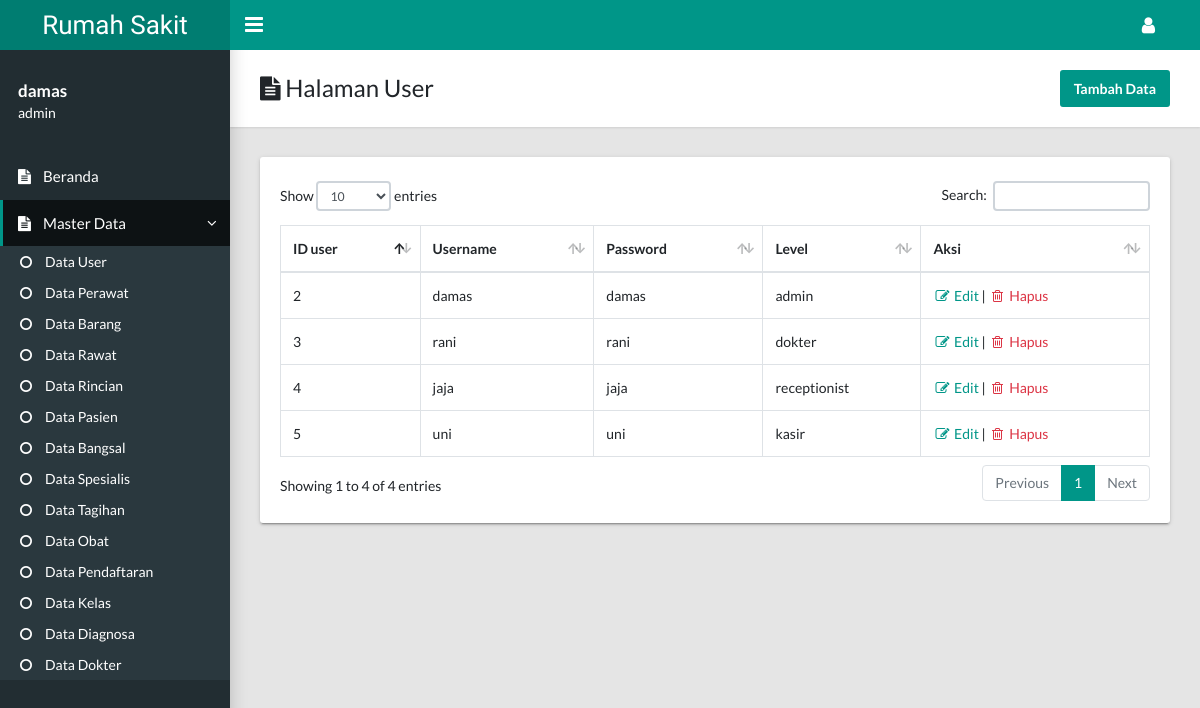
/user (signed in), run on the app's committed database.
### tables this page shows
CREATE TABLE `user` (
  `id_user` int(11) NOT NULL,
  `username` varchar(45) NOT NULL,
  `password` varchar(45) DEFAULT NULL,
  `level` enum('admin','dokter','receptionist','kasir') DEFAULT NULL
);

### app/core/Controler.php (called while the page is built, shortened)
<?php
class Controler{
	public function view($view, $data = [])
	{
		require_once 'app/views/' . $view . '.php';
	}
	public function model($model)
	{
		return new $model;
	}
}

### app/controlers/User.php (called while the page is built, shortened)
<?php
class User extends Controler{
	public function index()
	{
		$data['judul'] = 'Halaman User';
		$data['user'] = $this->model('User_model')->getDataUser();
		$this->view('user/user',$data);
	}
}

### app/core/App.php (called while the page is built, shortened)
<?php
class App{
	protected $method = 'index';
	protected $params = [];
	public function __construct()
	{
		$this->controler = new $this->controler;
		call_user_func_array([$this->controler,$this->method], $this->params);
	}
}

### index.php (called while the page is built, shortened)
<?php
$app = new App;

### app/core/Database.php (called while the page is built, shortened)
<?php
class Database{
	private $host = DB_HOST;
	private $user = DB_USER;
	private $pass = DB_PASS;
	private $db_name = DB_NAME;
	private $dbh;
	private $stm;
	public function __construct()
	{
		$dsn = 'mysql:host=' . $this->host. ';dbname=' . $this->db_name;
		try {
			$this->dbh = new PDO($dsn, $this->user, $this->pass);
		}catch(PDOException $e){
			die($e->getMessage());
		}
	}
	public function query($query)
	{
		$this->stm = $this->dbh->prepare($query);
	}
	public function execute()
	{
		$this->stm->execute();
	}
	public function resultSet()
	{
		$this->execute();
		return $this->stm->fetchAll(PDO::FETCH_ASSOC);
	}
}

### app/models/User_model.php (called while the page is built, shortened)
<?php
class User_model {
	private $table = 'user';
	private $db;
	public function __construct()
	{
		$this->db = new Database;
	}
	public function getDataUser()
	{
		$this->db->query('SELECT * FROM '. $this->table);
		return $this->db->resultSet();
	}
}

### app/views/user/user.php (the view, shortened to what this page needs)
<main class="app-content">
      <div class="app-title">
        <div>
          <h1><i class="fa fa-file-text"></i> <?= $data['judul'] ?></h1>
        </div>
        <ul class="app-breadcrumb breadcrumb">
              <button type="button" class="btn btn-primary" data-toggle="modal" data-target="#modalBox">
                Tambah Data
              </button>
        </ul>
      </div>
      <div class="row">
        <div class="col-md-12">
          <div class="tile">
            <div class="tile-body">
              <div class="mb-1">
              </div>
              <table class="table table-hover table-bordered" id="tabel">
                  <thead>
                    <tr>
                      <th>ID user</th>
                      <th>Username</th>
                      <th>Password</th>
                      <th>Level</th>
                      <th>Aksi</th>
                    </tr>
                  </thead>
                  <tbody>
                  <?php foreach ($data['user'] as $user): ?>
                    <tr>
                      <td><?php echo $user['id_user']; ?></td>
                      <td><?php echo $user['username']; ?></td>
                      <td><?php echo $user['password']; ?></td>
                      <td><?php echo $user['level']; ?></td>
                      <td>
                        <a href="<?= BASEURL .'user/ubah/' . $user['id_user'];  ?>">
                          <i class="fa fa-pencil-square-o fa-fw"></i> Edit
                        </a>
                        |
                        <a href="<?= BASEURL .'user/hapus/' . $user['id_user'];  ?>" class="text-danger peringatan">
                          <i class="fa fa-trash-o fa-fw"></i> Hapus
                        </a>
                      </td>
                    </tr>
                   <?php endforeach ?>
                   </tbody>
                </table>
            </div>
          </div>
        </div>
      </div>

### data on the page
user: id_user "2", username "damas", password "damas", level "admin"
user: id_user "3", username "rani", password "rani", level "dokter"
user: id_user "4", username "jaja", password "jaja", level "receptionist"
user: id_user "5", username "uni", password "uni", level "kasir"

### other printed values
APLIKASI "Rumah Sakit"
$_SESSION['user']['username'] "damas"
$_SESSION['user']['level'] "admin"
$data['judul'] "Halaman User"
